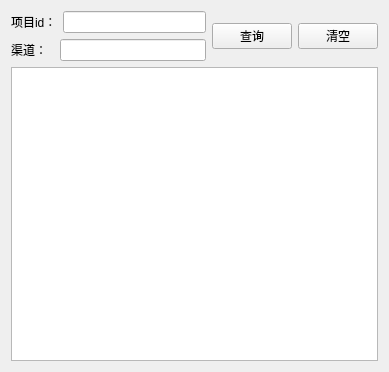
<?xml version="1.0" encoding="UTF-8"?>
<ui version="4.0">
 <class>Form</class>
 <widget class="QWidget" name="Form">
  <property name="geometry">
   <rect>
    <x>0</x>
    <y>0</y>
    <width>389</width>
    <height>372</height>
   </rect>
  </property>
  <property name="windowTitle">
   <string>Form</string>
  </property>
  <layout class="QVBoxLayout" name="verticalLayout_2">
   <item>
    <layout class="QHBoxLayout" name="horizontalLayout_3">
     <item>
      <layout class="QVBoxLayout" name="verticalLayout">
       <item>
        <layout class="QHBoxLayout" name="horizontalLayout">
         <item>
          <widget class="QLabel" name="label">
           <property name="text">
            <string>项目id：</string>
           </property>
          </widget>
         </item>
         <item>
          <widget class="QLineEdit" name="pid"/>
         </item>
        </layout>
       </item>
       <item>
        <layout class="QHBoxLayout" name="horizontalLayout_2">
         <item>
          <widget class="QLabel" name="label_2">
           <property name="text">
            <string>渠道：  </string>
           </property>
          </widget>
         </item>
         <item>
          <widget class="QLineEdit" name="chan"/>
         </item>
        </layout>
       </item>
      </layout>
     </item>
     <item>
      <widget class="QPushButton" name="select">
       <property name="text">
        <string>查询</string>
       </property>
      </widget>
     </item>
     <item>
      <widget class="QPushButton" name="clear">
       <property name="text">
        <string>清空</string>
       </property>
      </widget>
     </item>
    </layout>
   </item>
   <item>
    <widget class="QTextBrowser" name="info"/>
   </item>
  </layout>
 </widget>
 <resources/>
 <connections/>
</ui>
